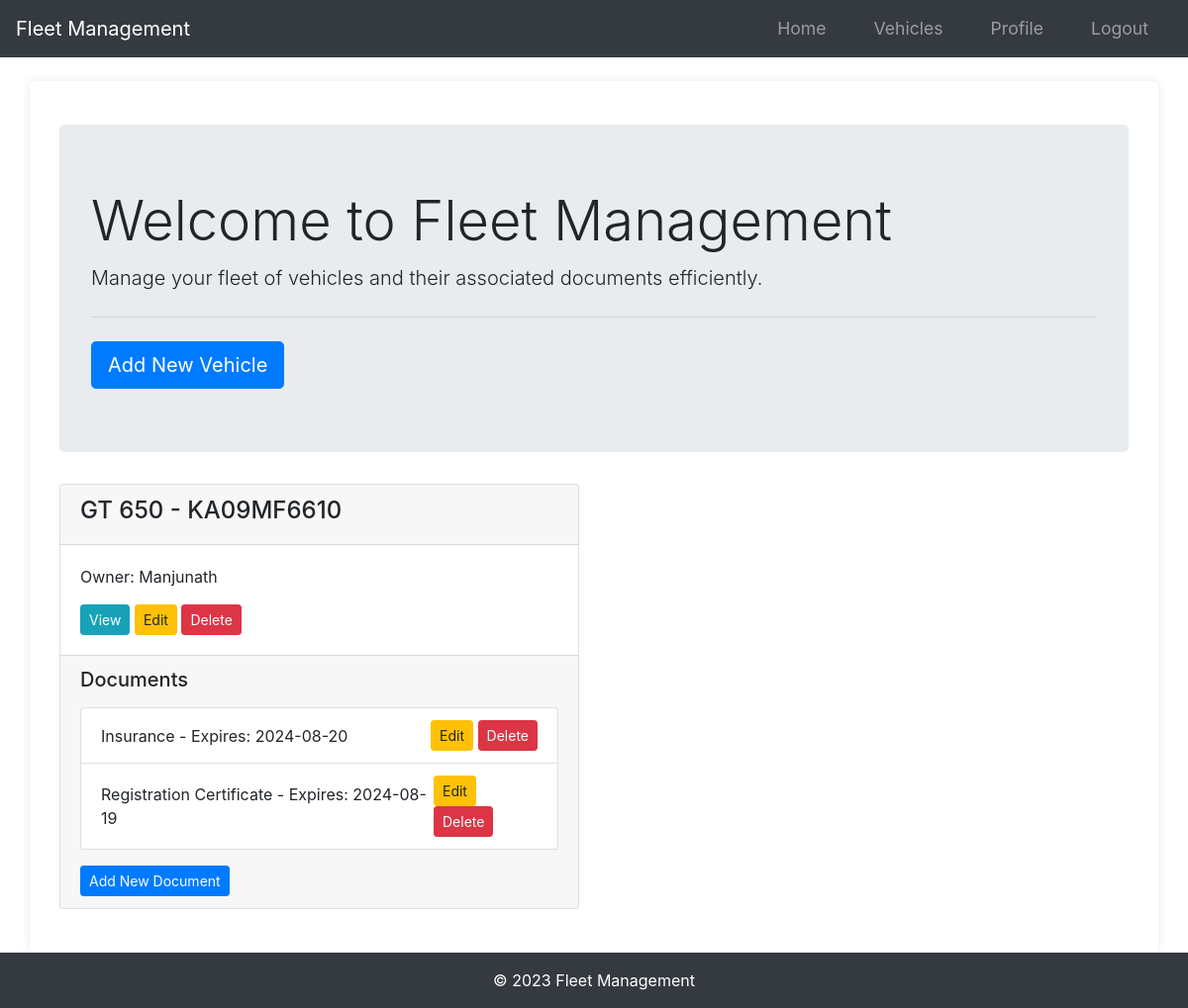
The page /home (signed in) on the database as committed earlier.
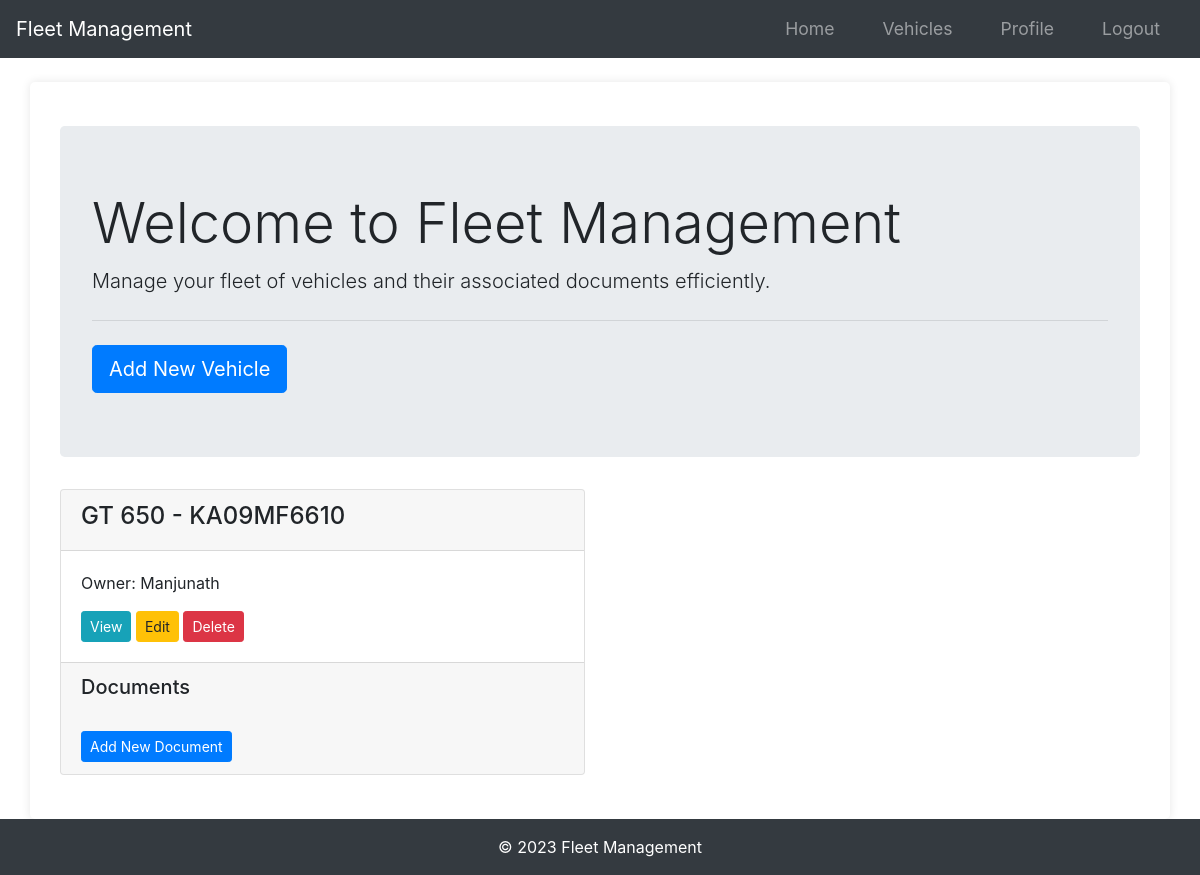
The same page on the database as committed later.
### app/models.py (models this page shows)
class Vehicle(db.Model):
    id = db.Column(db.Integer, primary_key=True)
    name = db.Column(db.String(100), nullable=False)
    vehicle_number = db.Column(db.String(100), unique=True, nullable=False)
    user_id = db.Column(db.Integer, db.ForeignKey("user.id"), nullable=False)
    documents = db.relationship(
        "Document", backref="vehicle", lazy=True, cascade="all, delete-orphan"
    )

class User(db.Model, UserMixin):
    id = db.Column(db.Integer, primary_key=True)
    username = db.Column(db.String(20), unique=True, nullable=False)
    email = db.Column(db.String(120), unique=True, nullable=False)
    phone = db.Column(db.String(20), nullable=True)  # Add phone field
    image_file = db.Column(db.String(20), nullable=False, default="default.jpg")
    password = db.Column(db.String(60), nullable=False)
    vehicles = db.relationship("Vehicle", backref="owner", lazy=True)

class Document(db.Model):
    id = db.Column(db.Integer, primary_key=True)
    document_type = db.Column(db.String(50), nullable=False)
    serial_number = db.Column(db.String(100), nullable=False)
    start_date = db.Column(db.DateTime, nullable=False)
    end_date = db.Column(db.DateTime, nullable=False)
    date_posted = db.Column(db.DateTime, nullable=False, default=datetime.utcnow)
    vehicle_id = db.Column(
        db.Integer,
        db.ForeignKey("vehicle.id", ondelete="CASCADE"),
        nullable=False,
        index=True,
    )

### app/routes.py (the view)
@main.route("/home")
@login_required
def home():
    vehicles = Vehicle.query.filter_by(owner=current_user).all()
    return render_template("home.html", vehicles=vehicles)

### app/__init__.py (called while the page is built)
def create_app(config_class=Config):
    app = Flask(__name__)
    app.config.from_object(config_class)
    db.init_app(app)
    bcrypt.init_app(app)
    login_manager.init_app(app)
    mail.init_app(app)
    migrate.init_app(app, db)
    login_manager.login_view = "main.login"
    login_manager.login_message_category = "info"
    from app.models import User
    @login_manager.user_loader
    def load_user(user_id):
        return User.query.get(int(user_id))
    from app.routes import main as main_blueprint
    app.register_blueprint(main_blueprint)
    scheduler = BackgroundScheduler()
    scheduler.add_job(check_document_expirations, "interval", hours=24)
    scheduler.start()
    return app

### app/templates/home.html (shortened to what this page needs)
{% extends 'base.html' %}
{% block content %}
<div class="container">
    <div class="jumbotron mt-4">
        <h1 class="display-4">Welcome to Fleet Management</h1>
        <p class="lead">Manage your fleet of vehicles and their associated documents efficiently.</p>
        <hr class="my-4">
        <a class="btn btn-primary btn-lg" href="{{ url_for('main.new_vehicle') }}" role="button">Add New Vehicle</a>
    </div>
    <div class="row">
        {% for vehicle in vehicles %}
        <div class="col-lg-6 mb-4">
            <div class="card">
                <div class="card-header">
                    <h4>{{ vehicle.name }} - {{ vehicle.vehicle_number }}</h4>
                </div>
                <div class="card-body">
                    <p class="card-text">Owner: {{ vehicle.owner.username }}</p>
                    <a href="{{ url_for('main.view_vehicle', vehicle_id=vehicle.id) }}" class="btn btn-info btn-sm">View</a>
                    <a href="{{ url_for('main.edit_vehicle', vehicle_id=vehicle.id) }}" class="btn btn-warning btn-sm">Edit</a>
                    <form action="{{ url_for('main.delete_vehicle', vehicle_id=vehicle.id) }}" method="POST" class="d-inline">
                        <button type="submit" class="btn btn-danger btn-sm">Delete</button>
                    </form>
                </div>
                <div class="card-footer">
                    <h5 class="mb-3">Documents</h5>
                    <ul class="list-group">
                        {% for document in vehicle.documents %}
                        <li class="list-group-item d-flex justify-content-between align-items-center">
                            {{ document.document_type }} - Expires: {{ document.end_date.strftime('%Y-%m-%d') }}
                            <span>
                                <a href="{{ url_for('main.edit_document', vehicle_id=vehicle.id, document_id=document.id) }}" class="btn btn-warning btn-sm">Edit</a>
                                <form action="{{ url_for('main.delete_document', vehicle_id=vehicle.id, document_id=document.id) }}" method="POST" class="d-inline">
                                    <button type="submit" class="btn btn-danger btn-sm">Delete</button>
                                </form>
                            </span>
                        </li>
                        {% endfor %}
                    </ul>
                    <a href="{{ url_for('main.add_document', vehicle_id=vehicle.id) }}" class="btn btn-primary btn-sm mt-3">Add New Document</a>
                </div>
            </div>
        </div>
        {% endfor %}
    </div>
</div>
{% endblock %}

### app/templates/base.html (shortened to what this page needs)
<!DOCTYPE html>
<html lang="en">
<head>
    <link rel="stylesheet" href="{{ url_for('static', filename='styles.css') }}">
    <link rel="stylesheet" href="https://stackpath.bootstrapcdn.com/bootstrap/4.5.2/css/bootstrap.min.css">
    <link rel="stylesheet" href="https://cdnjs.cloudflare.com/ajax/libs/font-awesome/5.15.3/css/all.min.css">
</head>
<body>
    <nav class="navbar navbar-expand-lg navbar-dark bg-dark">
        <a class="navbar-brand" href="{{ url_for('main.index') }}">Fleet Management</a>
        <div class="collapse navbar-collapse" id="navbarNav">
            <ul class="navbar-nav ml-auto">
                {% if current_user.is_authenticated %}
                    <li class="nav-item">
                        <a class="nav-link" href="{{ url_for('main.home') }}">Home</a>
                    </li>
                    <li class="nav-item">
                        <a class="nav-link" href="{{ url_for('main.list_vehicles') }}">Vehicles</a>
                    </li>
                    <li class="nav-item">
                        <a class="nav-link" href="{{ url_for('main.profile') }}">Profile</a>
                    </li>
                    <li class="nav-item">
                        <a class="nav-link" href="{{ url_for('main.logout') }}">Logout</a>
                    </li>
                {% endif %}
            </ul>
        </div>
    </nav>
    <main class="main-content container mt-4">
        {% block content %}{% endblock %}
    </main>
    <footer class="footer mt-auto py-3 bg-dark">
        <div class="container text-center text-white">
            <span>&copy; 2023 Fleet Management</span>
        </div>
    </footer>
</body>
</html>

### app/static/styles.css (style rules this page uses)
body { font-family: Arial, sans-serif; margin: 0; padding: 0; background-color: #f4f4f4; }
.container { width: 80%; margin: 0 auto; }
nav ul { list-style-type: none; padding: 0; }
nav ul li { display: inline; margin: 0 15px; }
nav ul li a { color: #fff; text-decoration: none; font-size: 1.1em; }
main { padding: 20px; background-color: #fff; border-radius: 5px; box-shadow: 0 0 10px rgba(0,0,0,0.1); }
.btn-primary { display: inline-block; background-color: #5cb85c; color: #fff; padding: 10px 20px; border: none; border-radius: 5px; cursor: pointer; text-decoration: none; }
body { font-family: Arial, sans-serif; margin: 0; padding: 0; }
nav ul { list-style: none; padding: 0; }
nav ul li { display: inline; margin: 0 1rem; }
nav ul li a { color: #fff; text-decoration: none; }
.btn-primary { display: inline-block; padding: 0.75rem 1.25rem; border: none; border-radius: 4px; background-color: #007bff; color: #fff; text-align: center; cursor: pointer; }

### app/templates/base.html (style rules this page uses)
html, body { height: 100%; margin: 0; display: flex; flex-direction: column; }
.container { flex: 1; }
.footer { background-color: #343a40; color: white; }
.main-content { flex: 1; }

Rows that differ between the two databases and show on the page:
removed Document: document_type "Insurance", end_date "2024-08-20"
removed Document: document_type "Registration Certificate", end_date "2024-08-19"
